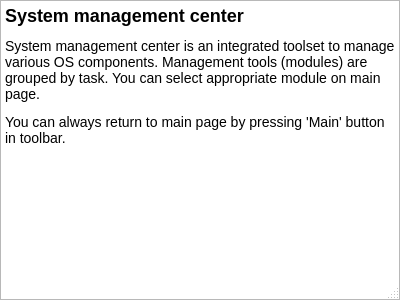
<?xml version="1.0" encoding="UTF-8"?>
<ui version="4.0">
 <class>InfoDialog</class>
 <widget class="QDialog" name="InfoDialog">
  <property name="geometry">
   <rect>
    <x>0</x>
    <y>0</y>
    <width>400</width>
    <height>300</height>
   </rect>
  </property>
  <property name="windowTitle">
   <string>Info</string>
  </property>
  <property name="sizeGripEnabled">
   <bool>true</bool>
  </property>
  <layout class="QGridLayout" name="gridLayout_3">
   <property name="leftMargin">
    <number>0</number>
   </property>
   <property name="topMargin">
    <number>0</number>
   </property>
   <property name="rightMargin">
    <number>0</number>
   </property>
   <property name="bottomMargin">
    <number>0</number>
   </property>
   <item row="0" column="0">
    <widget class="QTextBrowser" name="textBrowser">
     <property name="html">
      <string>&lt;!DOCTYPE HTML PUBLIC &quot;-//W3C//DTD HTML 4.0//EN&quot; &quot;http://www.w3.org/TR/REC-html40/strict.dtd&quot;&gt;
&lt;html&gt;&lt;head&gt;&lt;meta name=&quot;qrichtext&quot; content=&quot;1&quot; /&gt;&lt;style type=&quot;text/css&quot;&gt;
p, li { white-space: pre-wrap; }
&lt;/style&gt;&lt;/head&gt;&lt;body style=&quot; font-family:'Sans'; font-size:10pt; font-weight:400; font-style:normal;&quot;&gt;
&lt;h1 style=&quot; margin-top:18px; margin-bottom:12px; margin-left:0px; margin-right:0px; -qt-block-indent:0; text-indent:0px;&quot;&gt;&lt;span style=&quot; font-size:x-large; font-weight:600;&quot;&gt;System management center &lt;/span&gt;&lt;/h1&gt;
&lt;p style=&quot; margin-top:12px; margin-bottom:12px; margin-left:0px; margin-right:0px; -qt-block-indent:0; text-indent:0px;&quot;&gt;&lt;span style=&quot; font-size:large; font-weight:304;&quot;&gt;System management center is an integrated toolset to manage various OS components. Management tools (modules) are grouped by task. You can select appropriate module on main page.&lt;/span&gt;&lt;/p&gt;
&lt;p style=&quot; margin-top:12px; margin-bottom:12px; margin-left:0px; margin-right:0px; -qt-block-indent:0; text-indent:0px;&quot;&gt;&lt;span style=&quot; font-size:large; font-weight:304;&quot;&gt;You can always return to main page by pressing 'Main' button in toolbar.&lt;/span&gt;&lt;/p&gt;&lt;/body&gt;&lt;/html&gt;</string>
     </property>
     <property name="textInteractionFlags">
      <set>Qt::LinksAccessibleByKeyboard|Qt::LinksAccessibleByMouse|Qt::TextBrowserInteraction|Qt::TextSelectableByKeyboard|Qt::TextSelectableByMouse</set>
     </property>
    </widget>
   </item>
  </layout>
 </widget>
 <resources/>
 <connections/>
</ui>
